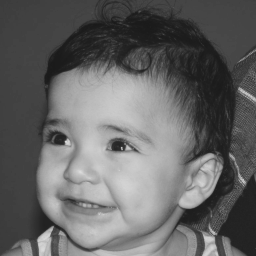
//> input picture Algoritmo_de_Canny/biel.png, 256 x 256 px
$ ./cannypoints biel.png   (built with g++ and OpenCV 4)
//> lines starting //> are read from the running program, lines starting //| are printed output that depends on the picture
#include <iostream>
#include <opencv2/opencv.hpp>
#include <fstream>
#include <iomanip>
#include <vector>
#include <algorithm>
#include <numeric>
#include <ctime>
#include <cstdlib>

using namespace std;
using namespace cv;

#define STEP 5
#define JITTER 3

int RAIO = 3;

int T2_slider = 10;
int T2_slider_max = 200;

int T1 = 0;

char Pontilhismo[50];

Mat image, border;

void pontilhismotech(int, void*){
  T1 = 3*T2_slider;
  Canny(image, border, T2_slider, T1); // calcula as bordas
  imshow("canny", border);

  for(auto a : xrange){	// calcula a distancia entre os pixels brancos (bordas)
	random_shuffle(yrange.begin(), yrange.end());
	for(auto b : yrange){	// numa mesma linha para definir o raio
		if (border.at<uchar>(a,b) == 255){
			if(conta2 == 1){
				conta2 = 2;
				p1[conta2] = b;
				conta2 = 1;
			}
			RAIO = (int) (p1[1] - p1[0])/2.0;
		}

	}
  }


}

int main(int argc, char** argv){
  vector<int> yrange;
  vector<int> xrange;

  Mat frame, points;

  int width, height, gray, conta2 = 1;
  int p1[2];
  int x, y;

  image= imread("biel.png");
//> image is the input picture: 256 rows x 256 cols, CV_8UC3; min 26, max 219, mean 100.9

  srand(time(0));

  if(!image.data){
	cout << "nao abriu" << argv[1] << endl;
    cout << argv[0] << " imagem.jpg";
    exit(0);
  }

  width=image.size().width;
//> width = 256
  height=image.size().height;
//> height = 256

  xrange.resize(height/STEP);
//> xrange = 51 values from 0 to 0
  yrange.resize(width/STEP);
//> yrange = 51 values from 0 to 0

  iota(xrange.begin(), xrange.end(), 0);
//> xrange = 51 values from 0 to 50
  iota(yrange.begin(), yrange.end(), 0);
//> yrange = 51 values from 0 to 50

  for(uint i=0; i<xrange.size(); i++){
    xrange[i]= xrange[i]*STEP+STEP/2;
  }

  for(uint i=0; i<yrange.size(); i++){
    yrange[i]= yrange[i]*STEP+STEP/2;
  }

  points = Mat(height, width, CV_8U, Scalar(255));

  random_shuffle(xrange.begin(), xrange.end());

  for(auto i : xrange){
    random_shuffle(yrange.begin(), yrange.end());
    for(auto j : yrange){
      x = i+rand()%(2*JITTER)-JITTER+1;
      y = j+rand()%(2*JITTER)-JITTER+1;
      gray = image.at<uchar>(x,y);
      circle(points,
             cv::Point(y,x),
             RAIO,
             CV_RGB(gray,gray,gray),
             -1,
             CV_AA, 0);
    }
  }
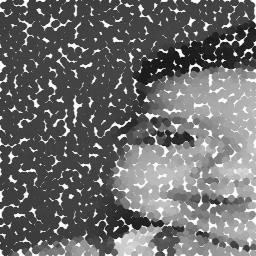
//> points: 256 rows x 256 cols, CV_8UC1; min 26, max 255, mean 108.4

  sprintf( Pontilhismo, "Limite inferior", T2_slider_max );
  namedWindow("canny",1);
  createTrackbar( Pontilhismo, "canny",
                &T2_slider,
                T2_slider_max,
                pontilhismotech );

  pontilhismotech(T2_slider, 0 );
//> in pontilhismotech, `Canny(image, border, T2_slider, T1);`:
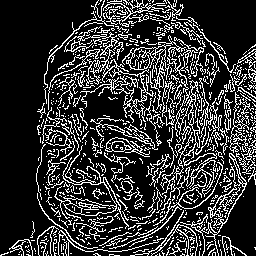
//> border: 256 rows x 256 cols, CV_8UC1; 20.7% white in thin lines or dots
//> (the run ends here: the program needs code that is not available in this run, at `for(auto a : xrange)`)
